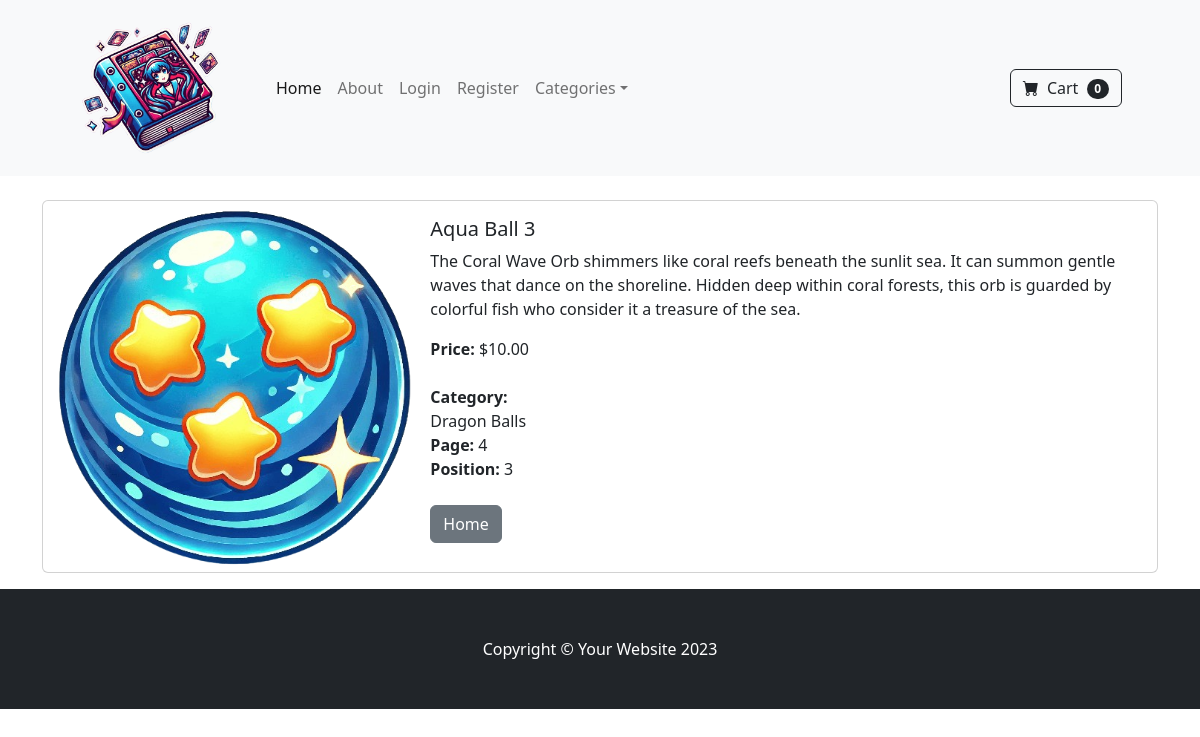
/sticker/20, run on the app's committed database.
### store/models.py (models this page shows, shortened)
class CollectibleItem(models.Model):
    name = models.CharField(max_length=50)
    description = models.CharField(max_length=1000, default='', blank=True, null=True)
    price = models.DecimalField(default=0, decimal_places=2, max_digits=15)
    image = models.ImageField(upload_to='uploads/collectibles/')
    category = models.ForeignKey(Category, on_delete=models.CASCADE, default=1)
    is_sale = models.BooleanField(default=True)  # Can be listed for sale
    is_tradeable = models.BooleanField(default=True)  # Tradeable unless collected
    sale_price = models.DecimalField(default=0, decimal_places=2, max_digits=15)
    album = models.ForeignKey(Album, on_delete=models.CASCADE, related_name="collectibles")  # Track the album it belongs to
    page_number = models.IntegerField()  # For organizing in album
    position_on_page = models.IntegerField()  # Position slot on the page

class Category(models.Model):
    name = models.CharField(max_length=50)
    def __str__(self):
        return self.name
    class Meta:
        verbose_name_plural = 'categories'

### store/views.py (the view)
# urls.py: path('sticker/<int:pk>', views.sticker, name="sticker"),
def sticker(request, pk):
    sticker = CollectibleItem.objects.get(id=pk)
    return render(request, 'sticker.html',{'sticker': sticker})

### store/templates/sticker.html
{% extends 'base.html' %}
{% block content %}
<div class="container">
    <br>
    <div class="card mb-3" ">
        <div class="row g-0">
          <div class="col-md-4">
            <img src="{{ sticker.image.url }}" class="img-fluid rounded-start" alt="...">
          </div>
          <div class="col-md-8">
            <div class="card-body justify-content-center">
              <h5 class="card-title">{{ sticker.name }}</h5>
              <p class="card-text">{{ sticker.description }}</p>
              {% if sticker.is_sale %}
              <div class="text-center">
                <h5 class="fw-bolder">{{sticker..name}}</h5>
                 <div class="d-flex justify-content-center small text-warning mb-2">
                 <div class="bi-star-fill"></div>&nbsp;&nbsp;Sale!&nbsp;<div class="bi-star-fill"></div>
                 </div>
                <strike>${{sticker.price}}</strike> &nbsp;${{sticker.sale_price}}
                <br>
                <strong>Category:</strong> {{sticker.item.category}}
                <br>
                <strong>Page:</strong> {{sticker.page_number}}
                <br>
                <strong>Position:</strong> {{sticker.position_on_page}}
            </div>
            {% else %}
            <strong>Price:</strong> ${{sticker.sale_price}}
            <br>
            <br>
            <strong>Category:</strong><br> {{sticker.category}}
            <br>
            <strong>Page:</strong> {{sticker.page_number}}
            <br>
            <strong>Position:</strong> {{sticker.position_on_page}}
            {% endif %}
            <br><br>
              <a href="{% url 'home' %}" class="btn btn-secondary"> Home</a>
            </div>
          </div>
        </div>
      </div>
</div>
{% endblock %}

### data on the page
CollectibleItem: image (picture), name "Aqua Ball 3", description "The Coral Wave Orb shimmers like coral reefs beneath the sunlit sea. It can summon gentle waves that dance on the shoreline. Hidden deep within coral forests, this orb is guarded by colorful fish who consider it a treasure of the sea.", sale_price "10.00", category "Dragon Balls", page_number "4", position_on_page "3"
